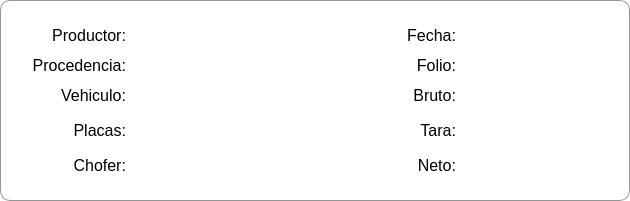
      <widget class="QFrame" name="frame_21">
       <property name="geometry">
        <rect>
         <x>640</x>
         <y>160</y>
         <width>630</width>
         <height>201</height>
        </rect>
       </property>
       <property name="styleSheet">
        <string notr="true">font: 16pt &quot;Bahnschrift&quot;;
border-width:1px;
border-color:rgb(150, 150, 150);
background:rgb(255, 255, 255);
border-style:solid;
border-radius:10px;</string>
       </property>
       <property name="frameShape">
        <enum>QFrame::StyledPanel</enum>
       </property>
       <property name="frameShadow">
        <enum>QFrame::Raised</enum>
       </property>
       <widget class="QLabel" name="Liq_Prod_Info">
        <property name="geometry">
         <rect>
          <x>30</x>
          <y>20</y>
          <width>101</width>
          <height>31</height>
         </rect>
        </property>
        <property name="styleSheet">
         <string notr="true">font:16px;
border-radius:0px;
background:transparent;
border-color: transparent;</string>
        </property>
        <property name="text">
         <string>Productor:</string>
        </property>
        <property name="alignment">
         <set>Qt::AlignRight|Qt::AlignTrailing|Qt::AlignVCenter</set>
        </property>
       </widget>
       <widget class="QLabel" name="Liq_Proce_Info">
        <property name="geometry">
         <rect>
          <x>20</x>
          <y>50</y>
          <width>111</width>
          <height>31</height>
         </rect>
        </property>
        <property name="styleSheet">
         <string notr="true">font:16px;
border-radius:0px;
background:transparent;
border-color: transparent;</string>
        </property>
        <property name="text">
         <string>Procedencia:</string>
        </property>
        <property name="alignment">
         <set>Qt::AlignRight|Qt::AlignTrailing|Qt::AlignVCenter</set>
        </property>
       </widget>
       <widget class="QLabel" name="Liq_Vehi_Info">
        <property name="geometry">
         <rect>
          <x>50</x>
          <y>80</y>
          <width>81</width>
          <height>31</height>
         </rect>
        </property>
        <property name="styleSheet">
         <string notr="true">font:16px;
border-radius:0px;
background:transparent;
border-color: transparent;</string>
        </property>
        <property name="text">
         <string>Vehiculo:</string>
        </property>
        <property name="alignment">
         <set>Qt::AlignRight|Qt::AlignTrailing|Qt::AlignVCenter</set>
        </property>
       </widget>
       <widget class="QLabel" name="Liq_Placas_Info">
        <property name="geometry">
         <rect>
          <x>60</x>
          <y>115</y>
          <width>71</width>
          <height>31</height>
         </rect>
        </property>
        <property name="styleSheet">
         <string notr="true">font:16px;
border-radius:0px;
background:transparent;
border-color: transparent;</string>
        </property>
        <property name="text">
         <string>Placas:</string>
        </property>
        <property name="alignment">
         <set>Qt::AlignRight|Qt::AlignTrailing|Qt::AlignVCenter</set>
        </property>
       </widget>
       <widget class="QLabel" name="Liq_Chofer_Info">
        <property name="geometry">
         <rect>
          <x>60</x>
          <y>150</y>
          <width>71</width>
          <height>31</height>
         </rect>
        </property>
        <property name="styleSheet">
         <string notr="true">font:16px;
border-radius:0px;
background:transparent;
border-color: transparent;</string>
        </property>
        <property name="text">
         <string>Chofer:</string>
        </property>
        <property name="alignment">
         <set>Qt::AlignRight|Qt::AlignTrailing|Qt::AlignVCenter</set>
        </property>
       </widget>
       <widget class="QLabel" name="Liq_Neto_Info">
        <property name="geometry">
         <rect>
          <x>400</x>
          <y>150</y>
          <width>61</width>
          <height>31</height>
         </rect>
        </property>
        <property name="styleSheet">
         <string notr="true">font:16px;
border-radius:0px;
background:transparent;
border-color: transparent;</string>
        </property>
        <property name="text">
         <string>Neto:</string>
        </property>
        <property name="alignment">
         <set>Qt::AlignRight|Qt::AlignTrailing|Qt::AlignVCenter</set>
        </property>
       </widget>
       <widget class="QLabel" name="Liq_Folio_Info">
        <property name="geometry">
         <rect>
          <x>400</x>
          <y>50</y>
          <width>61</width>
          <height>31</height>
         </rect>
        </property>
        <property name="styleSheet">
         <string notr="true">font:16px;
border-radius:0px;
background:transparent;
border-color: transparent;</string>
        </property>
        <property name="text">
         <string>Folio:</string>
        </property>
        <property name="alignment">
         <set>Qt::AlignRight|Qt::AlignTrailing|Qt::AlignVCenter</set>
        </property>
       </widget>
       <widget class="QLabel" name="Liq_Fecha_Info">
        <property name="geometry">
         <rect>
          <x>400</x>
          <y>20</y>
          <width>61</width>
          <height>31</height>
         </rect>
        </property>
        <property name="styleSheet">
         <string notr="true">font:16px;
border-radius:0px;
background:transparent;
border-color: transparent;</string>
        </property>
        <property name="text">
         <string>Fecha:</string>
        </property>
        <property name="alignment">
         <set>Qt::AlignRight|Qt::AlignTrailing|Qt::AlignVCenter</set>
        </property>
       </widget>
       <widget class="QLabel" name="Liq_Bruto_Info">
        <property name="geometry">
         <rect>
          <x>400</x>
          <y>80</y>
          <width>61</width>
          <height>31</height>
         </rect>
        </property>
        <property name="styleSheet">
         <string notr="true">font:16px;
border-radius:0px;
background:transparent;
border-color: transparent;</string>
        </property>
        <property name="text">
         <string>Bruto:</string>
        </property>
        <property name="alignment">
         <set>Qt::AlignRight|Qt::AlignTrailing|Qt::AlignVCenter</set>
        </property>
       </widget>
       <widget class="QLabel" name="Liq_Tara_Info">
        <property name="geometry">
         <rect>
          <x>410</x>
          <y>115</y>
          <width>51</width>
          <height>31</height>
         </rect>
        </property>
        <property name="styleSheet">
         <string notr="true">font:16px;
border-radius:0px;
background:transparent;
border-color: transparent;</string>
        </property>
        <property name="text">
         <string>Tara:</string>
        </property>
        <property name="alignment">
         <set>Qt::AlignRight|Qt::AlignTrailing|Qt::AlignVCenter</set>
        </property>
       </widget>
       <widget class="QLabel" name="Liq_Prod_Info_edit">
        <property name="geometry">
         <rect>
          <x>150</x>
          <y>20</y>
          <width>231</width>
          <height>31</height>
         </rect>
        </property>
        <property name="styleSheet">
         <string notr="true">font:16px;
border-radius:0px;
background:transparent;
border-color: transparent;</string>
        </property>
        <property name="text">
         <string/>
        </property>
        <property name="alignment">
         <set>Qt::AlignLeading|Qt::AlignLeft|Qt::AlignVCenter</set>
        </property>
       </widget>
       <widget class="QLabel" name="Liq_Proce_Info_edit">
        <property name="geometry">
         <rect>
          <x>150</x>
          <y>50</y>
          <width>231</width>
          <height>31</height>
         </rect>
        </property>
        <property name="styleSheet">
         <string notr="true">font:16px;
border-radius:0px;
background:transparent;
border-color: transparent;</string>
        </property>
        <property name="text">
         <string/>
        </property>
        <property name="alignment">
         <set>Qt::AlignLeading|Qt::AlignLeft|Qt::AlignVCenter</set>
        </property>
       </widget>
       <widget class="QLabel" name="Liq_Vehi_Info_edit">
        <property name="geometry">
         <rect>
          <x>150</x>
          <y>80</y>
          <width>231</width>
          <height>31</height>
         </rect>
        </property>
        <property name="styleSheet">
         <string notr="true">font:16px;
border-radius:0px;
background:transparent;
border-color: transparent;</string>
        </property>
        <property name="text">
         <string/>
        </property>
        <property name="alignment">
         <set>Qt::AlignLeading|Qt::AlignLeft|Qt::AlignVCenter</set>
        </property>
       </widget>
       <widget class="QLabel" name="Liq_Placas_Info_edit">
        <property name="geometry">
         <rect>
          <x>150</x>
          <y>115</y>
          <width>231</width>
          <height>31</height>
         </rect>
        </property>
        <property name="styleSheet">
         <string notr="true">font:16px;
border-radius:0px;
background:transparent;
border-color: transparent;</string>
        </property>
        <property name="text">
         <string/>
        </property>
        <property name="alignment">
         <set>Qt::AlignLeading|Qt::AlignLeft|Qt::AlignVCenter</set>
        </property>
       </widget>
       <widget class="QLabel" name="Liq_Chofer_Info_edit">
        <property name="geometry">
         <rect>
          <x>150</x>
          <y>150</y>
          <width>231</width>
          <height>31</height>
         </rect>
        </property>
        <property name="styleSheet">
         <string notr="true">font:16px;
border-radius:0px;
background:transparent;
border-color: transparent;</string>
        </property>
        <property name="text">
         <string/>
        </property>
        <property name="alignment">
         <set>Qt::AlignLeading|Qt::AlignLeft|Qt::AlignVCenter</set>
        </property>
       </widget>
       <widget class="QLabel" name="Liq_Fecha_Info_edit">
        <property name="geometry">
         <rect>
          <x>480</x>
          <y>20</y>
          <width>101</width>
          <height>31</height>
         </rect>
        </property>
        <property name="styleSheet">
         <string notr="true">font:16px;
border-radius:0px;
background:transparent;
border-color: transparent;</string>
        </property>
        <property name="text">
         <string/>
        </property>
        <property name="alignment">
         <set>Qt::AlignRight|Qt::AlignTrailing|Qt::AlignVCenter</set>
        </property>
       </widget>
       <widget class="QLabel" name="Liq_Folio_Info_edit">
        <property name="geometry">
         <rect>
          <x>480</x>
          <y>50</y>
          <width>101</width>
          <height>31</height>
         </rect>
        </property>
        <property name="styleSheet">
         <string notr="true">font:16px;
border-radius:0px;
background:transparent;
border-color: transparent;</string>
        </property>
        <property name="text">
         <string/>
        </property>
        <property name="alignment">
         <set>Qt::AlignRight|Qt::AlignTrailing|Qt::AlignVCenter</set>
        </property>
       </widget>
       <widget class="QLabel" name="Liq_Bruto_Info_edit">
        <property name="geometry">
         <rect>
          <x>480</x>
          <y>80</y>
          <width>101</width>
          <height>31</height>
         </rect>
        </property>
        <property name="styleSheet">
         <string notr="true">font:16px;
border-radius:0px;
background:transparent;
border-color: transparent;</string>
        </property>
        <property name="text">
         <string/>
        </property>
        <property name="alignment">
         <set>Qt::AlignRight|Qt::AlignTrailing|Qt::AlignVCenter</set>
        </property>
       </widget>
       <widget class="QLabel" name="Liq_Tara_Info_edit">
        <property name="geometry">
         <rect>
          <x>480</x>
          <y>115</y>
          <width>101</width>
          <height>31</height>
         </rect>
        </property>
        <property name="styleSheet">
         <string notr="true">font:16px;
border-radius:0px;
background:transparent;
border-color: transparent;</string>
        </property>
        <property name="text">
         <string/>
        </property>
        <property name="alignment">
         <set>Qt::AlignRight|Qt::AlignTrailing|Qt::AlignVCenter</set>
        </property>
       </widget>
       <widget class="QLabel" name="Liq_Neto_Info_edit">
        <property name="geometry">
         <rect>
          <x>480</x>
          <y>150</y>
          <width>101</width>
          <height>31</height>
         </rect>
        </property>
        <property name="styleSheet">
         <string notr="true">font:16px;
border-radius:0px;
background:transparent;
border-color: transparent;</string>
        </property>
        <property name="text">
         <string/>
        </property>
        <property name="alignment">
         <set>Qt::AlignRight|Qt::AlignTrailing|Qt::AlignVCenter</set>
        </property>
       </widget>
      </widget>
